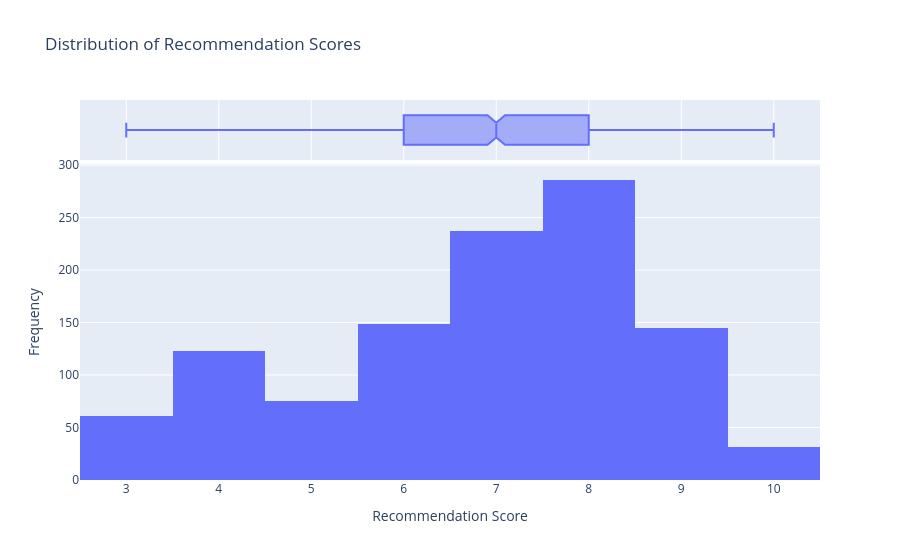

Notebook code for this chart:
### Markdown cell above
* *Note that the AI used seaborn, but we want to use plotly. We need to ask for the specific library on the prompt.

### Code cell
import plotly.express as px

# Plot the distribution of recommendation scores using plotly
fig = px.histogram(df_cleaned, 
                   x="How likely are you to recommend us to a friend or colleague?", 
                   nbins=10, 
                   title="Distribution of Recommendation Scores",
                   labels={"How likely are you to recommend us to a friend or colleague?": "Recommendation Score"},
                   marginal="box")

fig.update_layout(
    xaxis_title="Recommendation Score",
    yaxis_title="Frequency"
)

fig.show()

### Figure 1 — Plotly figure (JSON) as saved in the notebook; plotly's stock layout.template omitted (floating-point values rounded to 4 significant figures; data arrays with more than 128 entries replaced by an {"elided": "..."} marker saying what was removed)
{"data": [{"alignmentgroup": "True", "bingroup": "x", "hovertemplate": "Recommendation Score=%{x}<br>count=%{y}<extra></extra>", "legendgroup": "", "marker": {"color": "#636efa", "pattern": {"shape": ""}}, "name": "", "nbinsx": 10, "offsetgroup": "", "orientation": "v", "showlegend": false, "type": "histogram", "x": {"elided": "1107 int values"}, "xaxis": "x", "yaxis": "y"}, {"alignmentgroup": "True", "hovertemplate": "Recommendation Score=%{x}<extra></extra>", "legendgroup": "", "marker": {"color": "#636efa"}, "name": "", "notched": true, "offsetgroup": "", "showlegend": false, "type": "box", "x": {"elided": "1107 int values"}, "xaxis": "x2", "yaxis": "y2"}], "layout": {"barmode": "relative", "legend": {"tracegroupgap": 0}, "title": {"text": "Distribution of Recommendation Scores"}, "xaxis": {"anchor": "y", "domain": [0, 1], "title": {"text": "Recommendation Score"}}, "xaxis2": {"anchor": "y2", "domain": [0, 1], "matches": "x", "showgrid": true, "showticklabels": false}, "yaxis": {"anchor": "x", "domain": [0, 0.8316], "title": {"text": "Frequency"}}, "yaxis2": {"anchor": "x2", "domain": [0.8416, 1], "matches": "y2", "showgrid": false, "showline": false, "showticklabels": false, "ticks": ""}}}
